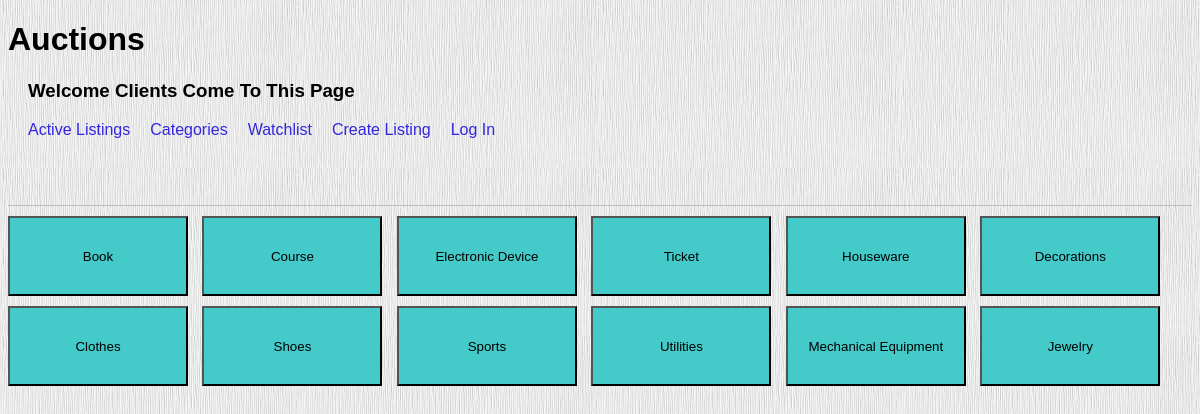
Page /categories/ on the committed database.
### auctions/models.py (models this page shows, shortened)
class Category(models.Model):
    name= models.CharField(max_length=64)

### auctions/views.py (the view)
# urls.py: path('categories/', views.categories, name="categories"),
def categories(request):
    if request.method=="POST":
        _type= request.POST["type"]
        list_item= Category.objects.get(name=_type).listcategory.all().filter(is_active= True)
        if not list_item:
            return render(request, "auctions/category.html", {
            "announce": "Not Have Listing In This Category"
        })
        return render(request, "auctions/category.html", {
            "categorylist": list_item
        })
    else:
        category= Category.objects.all()
        return render(request, "auctions/categories.html", {
            'categories': category
        })

### auctions/templates/auctions/categories.html (shortened to what this page needs)
{% extends "auctions/layout.html" %}
{% block body %}
    <form action="{% url 'auctions:categories' %}" method="post">
        <div class="group-btcate">
            {% for cate in categories %}
            <input type="submit" name="type" value="{{cate.name}}" class="btcate">
            {% endfor %}
        </div>
    </form>
{% endblock %}

### auctions/templates/auctions/layout.html (shortened to what this page needs)
{% load static %}
<!DOCTYPE html>
<html lang="en">
<head>
    <link rel="stylesheet" href="{% static 'auctions/index.css' %}">
    <link rel="stylesheet" href="{% static 'auctions/listing.css' %}">
    <link rel="stylesheet" href="{% static 'auctions/categories.css' %}">
</head>
<body>
    <div id="head">
        <h1>Auctions</h1>
        {% if request.user.is_authenticated %}
            <h3>Welcome, {{request.user.last_name}}</h3>
        {% else %}
            {% if message %}
                <h3>{{message}}</h3>
            {% else %}
                <h3>Welcome Clients Come To This Page</h3>
            {% endif %}
        {% endif %}
        <div class="header-function">
            <a href="{% url 'auctions:index' %}" class="function">Active Listings</a>
            <a href="{% url 'auctions:categories' %}" class="function">Categories</a>
            <a href="{% url 'auctions:watchlist' %}" class="function">Watchlist</a>
            <a href="{% url 'auctions:create' %}" class="function">Create Listing</a>
            {% if request.user.is_authenticated %}
                <a href="{% url 'users:logout' %}" class="function">Log Out</a>
                <a href="{% url 'users:changing' %}" class="function">Changing Password</a>
            {% else %}
                <a href="{% url 'users:login' %}" class="function">Log In</a>
            {% endif %}
        </div>
    </div>
    {% block body %}
    {% endblock %}
</body>
</html>

### auctions/static/auctions/index.css (style rules this page uses)
a { text-decoration: none; color: rgb(69, 120, 196); }

### auctions/static/auctions/listing.css (style rules this page uses)
html { font-family: sans-serif; }

### auctions/static/auctions/categories.css (style rules this page uses)
html { font-family: sans-serif; }
.btcate { margin-right: 10px; width: 15vw; height: 10vh; margin-top: 10px; background-color: rgb(69, 202, 202); }

### auctions/templates/auctions/layout.html (style rules this page uses)
#head { height: 23vh; width: 98.7vw; border-bottom: 1px solid rgb(191, 189, 189); }
.header-function { display: flex; flex-direction: row; justify-content: start; }
.function { text-decoration: none; color: rgb(51, 38, 224); margin-left: 20px; text-align: bottom; }
h3 { margin-left: 20px; }

### rows in the picture
Category: type "Book"
Category: type "Course"
Category: type "Electronic Device"
Category: type "Ticket"
Category: type "Houseware"
Category: type "Decorations"
Category: type "Clothes"
Category: type "Shoes"
Category: type "Sports"
Category: type "Utilities"
Category: type "Mechanical Equipment"
Category: type "Jewelry"
